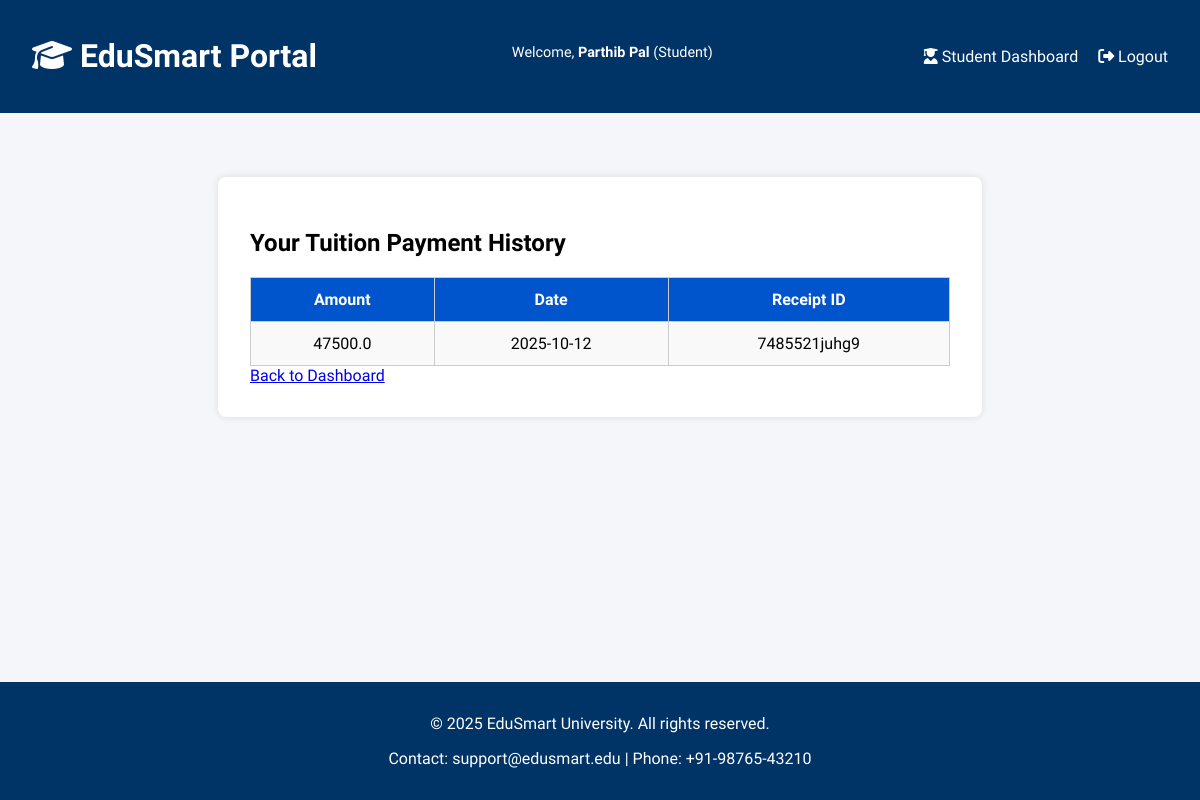
Screenshot of /my_tuition (signed in) with the database file from the repository.
### tables this page shows
CREATE TABLE tuition (
                id INTEGER PRIMARY KEY AUTOINCREMENT,
                student_email TEXT,
                amount_paid REAL,
                payment_date TEXT,
                receipt_id TEXT
            );

### app.py (the view)
@app.route('/my_tuition')
@role_required('student')
def my_tuition():
    email = session.get('email')
    with sqlite3.connect('database/edusmart.db') as conn:
        c = conn.cursor()
        c.execute("SELECT amount_paid, payment_date, receipt_id FROM tuition WHERE student_email = ?", (email,))
        records = c.fetchall()
    return render_template('student_tuition.html', payments=records)

### app.py (called while the page is built)
def role_required(required_roles):
    def wrapper(f):
        @wraps(f)
        def decorated(*args, **kwargs):
            if 'username' not in session:
                flash('Access denied. Please log in.', 'danger')
                return redirect(url_for('login'))
            user_role = session.get('role')
            if isinstance(required_roles, list):
                if user_role not in required_roles:
                    flash('Access denied. Insufficient permissions.', 'danger')
                    return redirect(url_for('login'))
            else:
                if user_role != required_roles:
                    flash('Access denied. Insufficient permissions.', 'danger')
                    return redirect(url_for('login'))
            return f(*args, **kwargs)
        return decorated
    return wrapper

### templates/student_tuition.html (shortened to what this page needs)
{% extends 'base.html' %}
{% block content %}
<div class="tuition-history">
  <h2>Your Tuition Payment History</h2>
  <table>
    <tr><th>Amount</th><th>Date</th><th>Receipt ID</th></tr>
    {% for amount, date, receipt in payments %}
      <tr><td>{{ amount }}</td><td>{{ date }}</td><td>{{ receipt }}</td></tr>
    {% endfor %}
  </table>
  <a href="{{ url_for('dashboard') }}">Back to Dashboard</a>
</div>
{% endblock %}

### static/style.css (style rules this page uses)
html,body { font-family: 'Segoe UI', sans-serif; background-color: #f4f6f9; margin: 0; padding: 0; height: 100%; display: flex; flex-direction: column; }
table { width: 100%; border-collapse: collapse; margin-top: 1em; }
th, td { padding: 0.75em; border-bottom: 1px solid #ccc; text-align: left; }
th { background-color: #003366; color: white; }
tr:nth-child(even) { background-color: #f9f9f9; }

### templates/student_tuition.html (style rules this page uses)
.tuition-history { background: white; padding: 2em; border-radius: 8px; box-shadow: 0 0 8px rgba(0,0,0,0.1); max-width: 700px; margin: 2em auto; }
.tuition-history table { width: 100%; border-collapse: collapse; }
.tuition-history th, .tuition-history td { border: 1px solid #ccc; padding: 0.75em; text-align: center; }
.tuition-history th { background-color: #0055cc; color: white; }

### rows the page displays
tuition: amount_paid "47500.0", payment_date "2025-10-12", receipt "7485521juhg9"

### other values shown
{{ session.username }} "Parthib Pal"
{{ session.role | capitalize }} "Student"
